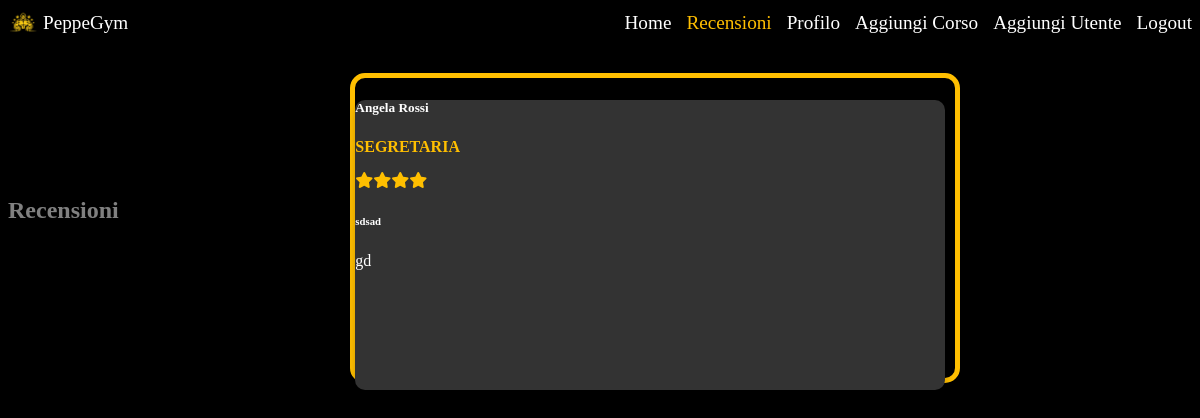
Before: /recensioni.php (signed in) with the older database file.
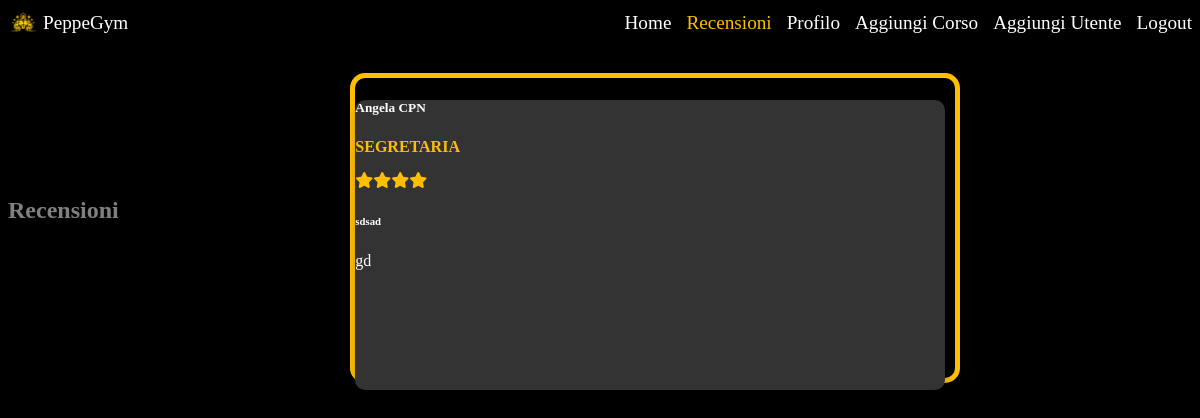
After: the same page with the newer database file.
### tables this page shows
CREATE TABLE `recensione` (
  `idRecensione` int(11) NOT NULL,
  `idUtente` int(11) NOT NULL,
  `titolo` varchar(50) NOT NULL,
  `numeroStelle` int(11) NOT NULL,
  `testo` varchar(255) NOT NULL,
  `dataRecensione` datetime DEFAULT NULL
);

CREATE TABLE `utente` (
  `idUtente` int(11) NOT NULL,
  `nome` varchar(45) NOT NULL,
  `cognome` varchar(45) NOT NULL,
  `genere` varchar(1) NOT NULL,
  `email` varchar(45) NOT NULL,
  `password` varchar(255) NOT NULL,
  `cellulare` varchar(45) NOT NULL,
  `tipo` varchar(45) NOT NULL,
  `foto` varchar(45) DEFAULT NULL
);

### recensioni.php (the view, shortened to what this page needs)
<!DOCTYPE html>
<html lang="en">
<head>
</head>
<body>
    <?php include "./templates/navbar.php" ?>
    <div class="container">
        <div class="title">
            <h2>Recensioni</h2>
        </div>
        <div id="cardCarousel" class="carousel slide" data-ride="carousel">
            <div class="carousel-inner">
                <?php
                $conn = createConnection();
                $sql = "SELECT nome, cognome, dataRecensione, tipo, titolo, testo, numeroStelle FROM recensione INNER JOIN utente ON utente.idUtente = recensione.idUtente";
                $result = $conn->query($sql);
                if ($result->num_rows > 0) {
                    $active = true;
                    while ($row = $result->fetch_assoc()) {
                        echo '<div class="carousel-item ' . ($active ? 'active' : '') . '">';
                        echo '<div class="card">';
                        echo '<div class="card-body">';
                        echo '<h5 class="card-title">' . $row["nome"] . ' ' . $row["cognome"] . '</h5>';
                        echo '<p class="user-type">' . strtoupper($row["tipo"]) . '</p>';
                        echo '<div>';
                        for ($i = 0; $i < $row["numeroStelle"]; $i++) {
                            echo '<i class="fas fa-star"></i>';
                        }
                        echo '</div>';
                        echo '<h6 class="card-title">' . $row["titolo"] . '</h6>';
                        echo '<p class="card-text">' . $row["testo"] . '</p>';
                        echo '</div>';
                        echo '</div>';
                        echo '</div>';
                        $active = false;
                    }
                } else {
                    echo "0 risultati";
                }
                ?>
            </div>
        </div>
    </div>
</body>
</html>

### templates/navbar.php
<nav class="navbar">
    <div class="container">
        <div class="navbar-left">
            <a class="navbar-brand" href="./">
                <img src="./icons/favicon.ico" alt="PeppeGym Logo">
                <span>PeppeGym</span>
            </a>
        </div>
        <div class="navbar-right">
            <ul class="navbar-nav">
                <li class="nav-item">
                    <a class="nav-link <?php if (basename($_SERVER['PHP_SELF']) === 'index.php')
                                            echo 'active' ?>" aria-current="page" href="./">Home</a>
                </li>
                <li class="nav-item">
                    <a class="nav-link <?php if (basename($_SERVER['PHP_SELF']) === 'recensioni.php')
                                            echo 'active' ?>" href="./recensioni.php">Recensioni</a>
                </li>
                <?php if (!isset($_SESSION['id'])) : ?>
                    <li class="nav-item">
                        <a class="nav-link <?php if (basename($_SERVER['PHP_SELF']) === 'login.php')
                                                echo 'active' ?>" href="./login.php">Accedi</a>
                    </li>
                <?php else : ?>
                    <li class="nav-item">
                        <a class="nav-link <?php if (basename($_SERVER['PHP_SELF']) === 'profilo.php')
                                                echo 'active' ?>" href="./profilo.php">Profilo</a>
                    </li>
                    <?php if ($_SESSION['tipo'] === 'segretaria') : ?>
                        <li class="nav-item">
                            <a class="nav-link <?php if (basename($_SERVER['PHP_SELF']) === 'aggiungiCorso.php')
                                                    echo 'active' ?>" href="./aggiungiCorso.php">Aggiungi Corso</a>
                        </li>
                        <li class="nav-item">
                            <a class="nav-link <?php if (basename($_SERVER['PHP_SELF']) === 'aggiungiUtente.php')
                                                    echo 'active' ?>" href="./aggiungiUtente.php">Aggiungi Utente</a>
                        </li>
                    <?php endif; ?>
                    <li class="nav-item">
                        <a class="nav-link" href="./logout.php">Logout</a>
                    </li>
                <?php endif; ?>
            </ul>
        </div>
    </div>
</nav>

### styles/navbar.css (style rules this page uses)
.container { display: flex; justify-content: space-between; align-items: center; }
.navbar-brand { display: flex; align-items: center; text-decoration: none; color: #ffffff; font-family: 'Port Lligat Slab', serif; font-size: 1.5rem; transition: color 0.3s; }
.navbar-brand img { width: 30px; height: 30px; margin-right: 5px; }
.navbar-brand span { font-size: 1.2rem; }
.navbar-nav { list-style-type: none; margin: 0; padding: 0; display: flex; align-items: center; }
.nav-item { margin-left: 20px; }
.nav-link { text-decoration: none; color: #ffffff; font-family: 'Port Lligat Slab', serif; font-size: 1.2rem; transition: color 0.3s; }
.nav-link.active { color: #FFBF00; }
.navbar-right { margin-left: auto; }
.navbar-nav .nav-item { margin-left: 15px; }

### styles/footer.css (style rules this page uses)
p { font-family: "Port Lligat Slab", serif; font-weight: 500; font-style: normal; color: white; }

### recensioni.php (style rules this page uses)
.card { background-color: #333; border-radius: 15px; box-shadow: 0 4px 8px 0 rgba(0, 0, 0, 0.2); margin: 0; max-width: 590px; height: 290px; color: white; }
.carousel { margin-top: 35px; border-radius: 15px; border: 5px solid #FFBF00; position: relative; width: 600px; height: 300px; margin-left: auto; margin-right: auto; }
.title { color: gray; text-align: center; position: relative; margin-top: 20px; margin-bottom: 20px; }
.title::after { content: ''; position: absolute; left: 50%; transform: translateX(-50%); bottom: -10px; height: 5px; width: calc(100% - 800px); background-color: #FFBF00; z-index: -1; }
body { background-color: black; }
#cardCarousel .card { border-radius: 10px; }
.user-type { color: #FFBF00; text-transform: uppercase; font-weight: bold; }
.fas.fa-star { color: #FFBF00; }

Changed rows visible on the page:
changed through a linked row, recensione "gd": idUtente.cognome "Rossi" → "CPN"
